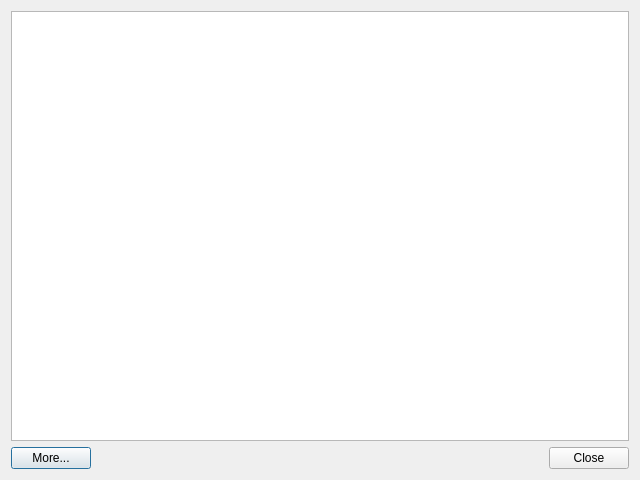
<?xml version="1.0" encoding="UTF-8"?>
<ui version="4.0">
 <class>PluginView</class>
 <widget class="QDialog" name="PluginView">
  <property name="geometry">
   <rect>
    <x>0</x>
    <y>0</y>
    <width>640</width>
    <height>480</height>
   </rect>
  </property>
  <property name="windowTitle">
   <string>Plugins</string>
  </property>
  <layout class="QVBoxLayout" name="verticalLayout">
   <item>
    <widget class="QTreeView" name="treeView"/>
   </item>
   <item>
    <layout class="QHBoxLayout" name="horizontalLayout">
     <item>
      <widget class="QPushButton" name="pushButton_More">
       <property name="text">
        <string>More...</string>
       </property>
      </widget>
     </item>
     <item>
      <spacer name="horizontalSpacer">
       <property name="orientation">
        <enum>Qt::Horizontal</enum>
       </property>
       <property name="sizeHint" stdset="0">
        <size>
         <width>40</width>
         <height>20</height>
        </size>
       </property>
      </spacer>
     </item>
     <item>
      <widget class="QDialogButtonBox" name="buttonBox">
       <property name="orientation">
        <enum>Qt::Horizontal</enum>
       </property>
       <property name="standardButtons">
        <set>QDialogButtonBox::Close</set>
       </property>
      </widget>
     </item>
    </layout>
   </item>
  </layout>
 </widget>
 <resources/>
 <connections>
  <connection>
   <sender>buttonBox</sender>
   <signal>accepted()</signal>
   <receiver>PluginView</receiver>
   <slot>accept()</slot>
   <hints>
    <hint type="sourcelabel">
     <x>248</x>
     <y>254</y>
    </hint>
    <hint type="destinationlabel">
     <x>157</x>
     <y>274</y>
    </hint>
   </hints>
  </connection>
  <connection>
   <sender>buttonBox</sender>
   <signal>rejected()</signal>
   <receiver>PluginView</receiver>
   <slot>reject()</slot>
   <hints>
    <hint type="sourcelabel">
     <x>316</x>
     <y>260</y>
    </hint>
    <hint type="destinationlabel">
     <x>286</x>
     <y>274</y>
    </hint>
   </hints>
  </connection>
 </connections>
</ui>
